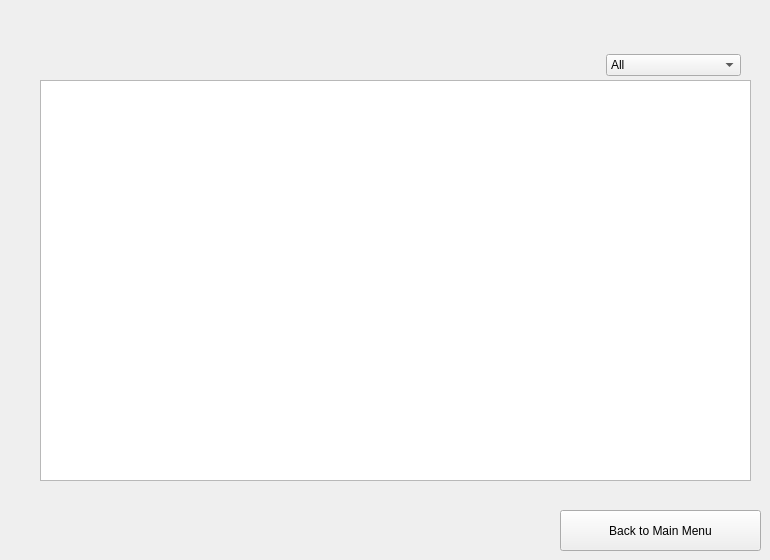
    <widget class="QWidget" name="stadiuminfotable">
     <widget class="QPushButton" name="backtoMain">
      <property name="geometry">
       <rect>
        <x>560</x>
        <y>510</y>
        <width>201</width>
        <height>41</height>
       </rect>
      </property>
      <property name="text">
       <string>Back to Main Menu</string>
      </property>
     </widget>
     <widget class="QTableWidget" name="tableWidget_2">
      <property name="geometry">
       <rect>
        <x>40</x>
        <y>80</y>
        <width>711</width>
        <height>401</height>
       </rect>
      </property>
      <property name="minimumSize">
       <size>
        <width>711</width>
        <height>0</height>
       </size>
      </property>
      <property name="styleSheet">
       <string notr="true">alternate-background-color: rgb(255, 255, 255);</string>
      </property>
     </widget>
     <widget class="QWidget" name="horizontalLayoutWidget">
      <property name="geometry">
       <rect>
        <x>90</x>
        <y>40</y>
        <width>651</width>
        <height>51</height>
       </rect>
      </property>
      <layout class="QHBoxLayout" name="horizontalLayout">
       <item>
        <spacer name="horizontalSpacer">
         <property name="orientation">
          <enum>Qt::Horizontal</enum>
         </property>
         <property name="sizeHint" stdset="0">
          <size>
           <width>40</width>
           <height>20</height>
          </size>
         </property>
        </spacer>
       </item>
       <item>
        <widget class="QComboBox" name="GrassSurface">
         <item>
          <property name="text">
           <string>All</string>
          </property>
         </item>
         <item>
          <property name="text">
           <string>Grass Surface Only</string>
          </property>
         </item>
         <item>
          <property name="text">
           <string>National Leagues</string>
          </property>
         </item>
         <item>
          <property name="text">
           <string>American Leagues</string>
          </property>
         </item>
        </widget>
       </item>
      </layout>
     </widget>
    </widget>
